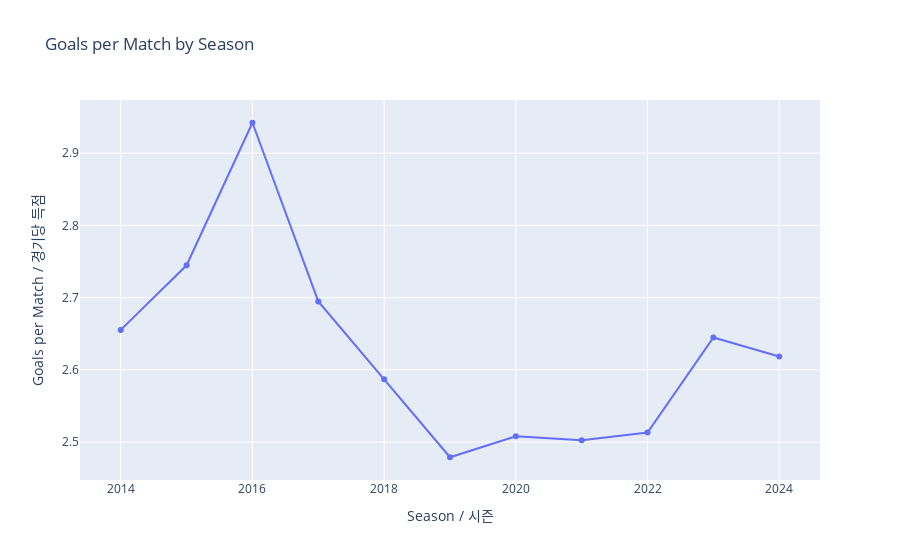

The notebook cell saved with this chart:
### Markdown cell above
# 2. Seasonal Average Goals per Match (시즌별 경기당 득점 추이)

### Code cell
import pandas as pd
import plotly.express as px

# 시즌별 평균 득점 데이터프레임 예시
season_goals = df.groupby("season").apply(
    lambda x: (x["home_goals"] + x["away_goals"]).sum() / len(x)
).reset_index(name="goals_per_match")

# Plotly 라인 차트 생성
fig = px.line(
    season_goals,
    x="season",
    y="goals_per_match",
    markers=True,
    title="Goals per Match by Season",
    labels={"season": "Season / 시즌", "goals_per_match": "Goals per Match / 경기당 득점"},
    hover_data={"season": True, "goals_per_match": True}  # 마우스오버 시 표시할 데이터
)

# 그래프 표시
fig.show()

### Figure 1 — Plotly figure (JSON) as saved in the notebook; plotly's stock layout.template omitted (floating-point values rounded to 4 significant figures)
{"data": [{"hovertemplate": "Season / 시즌=%{x}<br>Goals per Match / 경기당 득점=%{y}<extra></extra>", "legendgroup": "", "line": {"color": "#636efa", "dash": "solid"}, "marker": {"symbol": "circle"}, "mode": "lines+markers", "name": "", "orientation": "v", "showlegend": false, "type": "scatter", "x": [2014, 2015, 2016, 2017, 2018, 2019, 2020, 2021, 2022, 2023, 2024], "xaxis": "x", "y": [2.655, 2.745, 2.942, 2.695, 2.587, 2.479, 2.508, 2.503, 2.513, 2.645, 2.618], "yaxis": "y"}], "layout": {"legend": {"tracegroupgap": 0}, "title": {"text": "Goals per Match by Season"}, "xaxis": {"anchor": "y", "domain": [0, 1], "title": {"text": "Season / 시즌"}}, "yaxis": {"anchor": "x", "domain": [0, 1], "title": {"text": "Goals per Match / 경기당 득점"}}}}
